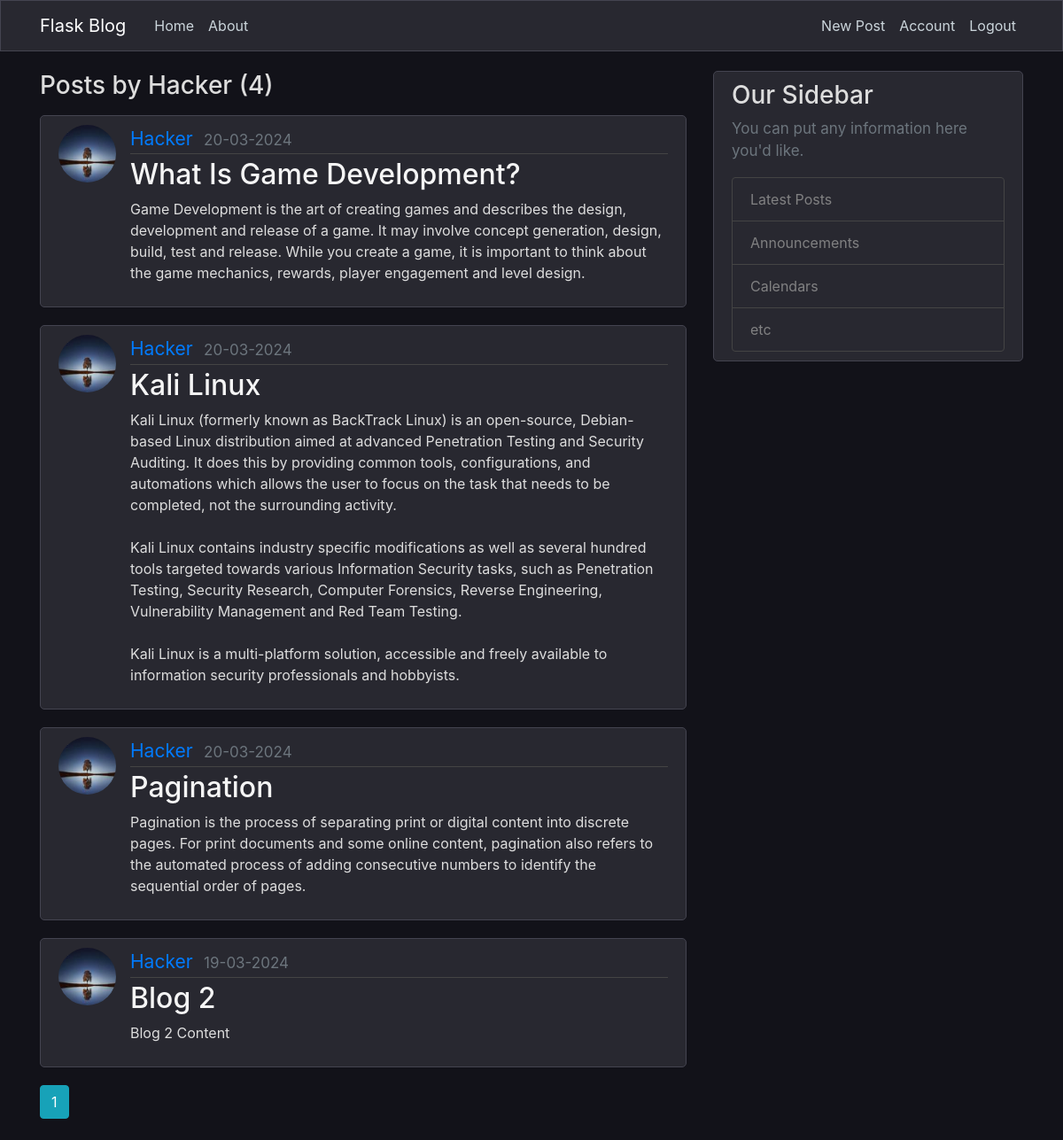
/user/Hacker (signed in), run on the app's committed database.
### flaskblog/models.py (models this page shows, shortened)
class User(db.Model, UserMixin):
    id = db.Column(db.Integer, primary_key=True)
    username = db.Column(db.String(20), unique=True, nullable=False)
    email = db.Column(db.String(120), unique=True, nullable=False)
    image_file = db.Column(db.String(20), nullable=False, default='default.jpg')
    password = db.Column(db.String(60), nullable=False)
    posts = db.relationship('Post', backref='author', lazy=True)

class Post(db.Model):
    id = db.Column(db.Integer, primary_key=True)
    title = db.Column(db.String(100), nullable=False)
    date_posted = db.Column(db.DateTime, nullable=False, default=datetime.utcnow)
    content = db.Column(db.Text, nullable=False)
    user_id = db.Column(db.Integer, db.ForeignKey('user.id'), nullable=False)

### flaskblog/routes.py (the view)
@main_routes.route("/user/<string:username>")
def user_post(username):
    page = request.args.get('page', 1, type=int)
    user = User.query.filter_by(username=username).first_or_404()
    posts = Post.query.filter_by(author=user)\
        .order_by(Post.date_posted.desc())\
        .paginate(page=page, per_page=5)
    return render_template('user_post.html', posts=posts, user=user)

### flaskblog/models.py (called while the page is built)
@login_manager.user_loader
def load_user(user_id):
    return User.query.get(int(user_id))

### flaskblog/templates/user_post.html
{% extends "layout.html" %}
{% block content %}
    <h3 class="mb-3">Posts by {{ user.username }} ({{ posts.total }})</h3>
    {% for post in posts.items %}
        <article class="media content-section">
          <img class="rounded-circle article-img" src="{{ url_for('static', filename='profile_pics/' + post.author.image_file) }}">
          <div class="media-body">
            <div class="article-metadata">
              <a class="mr-2 home" href="{{ url_for('main_routes.user_post', username=post.author.username) }}">{{ post.author.username }}</a>
              <small class="text-muted">{{ post.date_posted.strftime('%d-%m-%Y') }}</small>
            </div>
            <h2><a class="article-title" href="{{ url_for('main_routes.post', post_id=post.id) }}">{{ post.title }}</a></h2>
            <p class="article-content">{{ post.content }}</p>
          </div>
        </article>
    {% endfor %}
    {% for page_num in posts.iter_pages(left_edge=1, right_edge=1, left_current=1, right_current=1) %}
        {% if page_num %}
            {% if posts.page == page_num %}
                <a class="btn btn-info mb-4" href="{{ url_for('main_routes.user_post', username=user.username, page=page_num) }}">{{ page_num }}</a>
            {% else %}
                <a class="btn btn-outline-info mb-4" href="{{ url_for('main_routes.user_post', username=user.username, page=page_num) }}">{{ page_num }}</a>
            {% endif %}
        {% else %}
            ...
        {% endif %}
    {% endfor %}
{% endblock content %}

### flaskblog/static/main.css (style rules this page uses)
body { background: #121219; color: #dddddd; margin-top: 5rem; }
h1, h2, h3, h4, h5, h6 { color: #DDDDDD; }
.content-section { background: #282830; padding: 10px 20px; border: 1px solid #282830; border-radius: 5px; margin-bottom: 20px; }
.article-title { color: #F5F5F5; }
.article-content { white-space: pre-line; }
.article-img { height: 65px; width: 65px; margin-right: 16px; }
.article-metadata { padding-bottom: 1px; margin-bottom: 4px; border-bottom: 1px solid #444444; }
.text-muted { font-size:17px; }
.content-section { border: 1px solid #444450; }
.home { font-size: 21px; }

### data on the page
User: username "Hacker"
Post: image_file (picture), author.username "Hacker", date_posted "20-03-2024", title "What Is Game Development?", content "Game Development is the art of creating games and describes the design, development and release of a game. It may involve concept generation, design, build, test and release. While you create a game, it is important to think about the game mechanics, rewards, player engagement and level design."
Post: image_file (picture), author.username "Hacker", date_posted "20-03-2024", title "Kali Linux", content "Kali Linux (formerly known as BackTrack Linux) is an open-source, Debian-based Linux distribution aimed at advanced Penetration Testing and Security Auditing. It does this by providing common tools, configurations, and automations which allows the user to focus on the task that needs to be completed, not the surrounding activity. Kali Linux contains industry specific modifications as well as several hundred tools targeted towards various Information Security tasks, such as Penetration Testing, Security Research, Computer Forensics, Reverse Engineering, Vulnerability Management and Red Team Testing. Kali Linux is a multi-platform solution, accessible and freely available to information…"
Post: image_file (picture), author.username "Hacker", date_posted "20-03-2024", title "Pagination", content "Pagination is the process of separating print or digital content into discrete pages. For print documents and some online content, pagination also refers to the automated process of adding consecutive numbers to identify the sequential order of pages."
Post: image_file (picture), author.username "Hacker", date_posted "19-03-2024", title "Blog 2", content "Blog 2 Content"

### other printed values
{{ posts.total }} "4"
{{ page_num }} "1"
